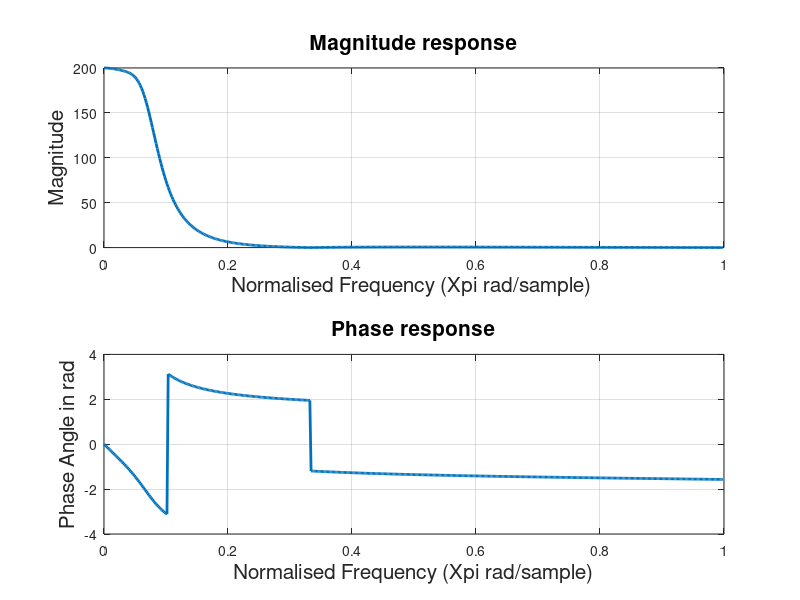

MATLAB code for this plot:
num = [1 0 0 1];             %Feed Forward Coefficient
den = [1 -2.56 2.22 -0.65];  %Feed Backward Coefficient
[h,w] = freqz(num,den);      %Computing Frequency response
% h is the frequency response and w is the angular frequency (0 to pi)
figure
subplot(2,1,1)
plot((w/pi),abs(h),'LineWidth',2)
grid on
xlabel("Normalised Frequency (X\pi rad/sample) ",'FontSize',15);
ylabel("Magnitude",'FontSize',15);
title("Magnitude response",'FontSize',15);

subplot(2,1,2)
plot(w/pi,angle(h),'LineWidth',2)
grid on
xlabel("Normalised Frequency (X\pi rad/sample)",'FontSize',15);
ylabel("Phase Angle in rad",'FontSize',15);
title("Phase response",'FontSize',15);